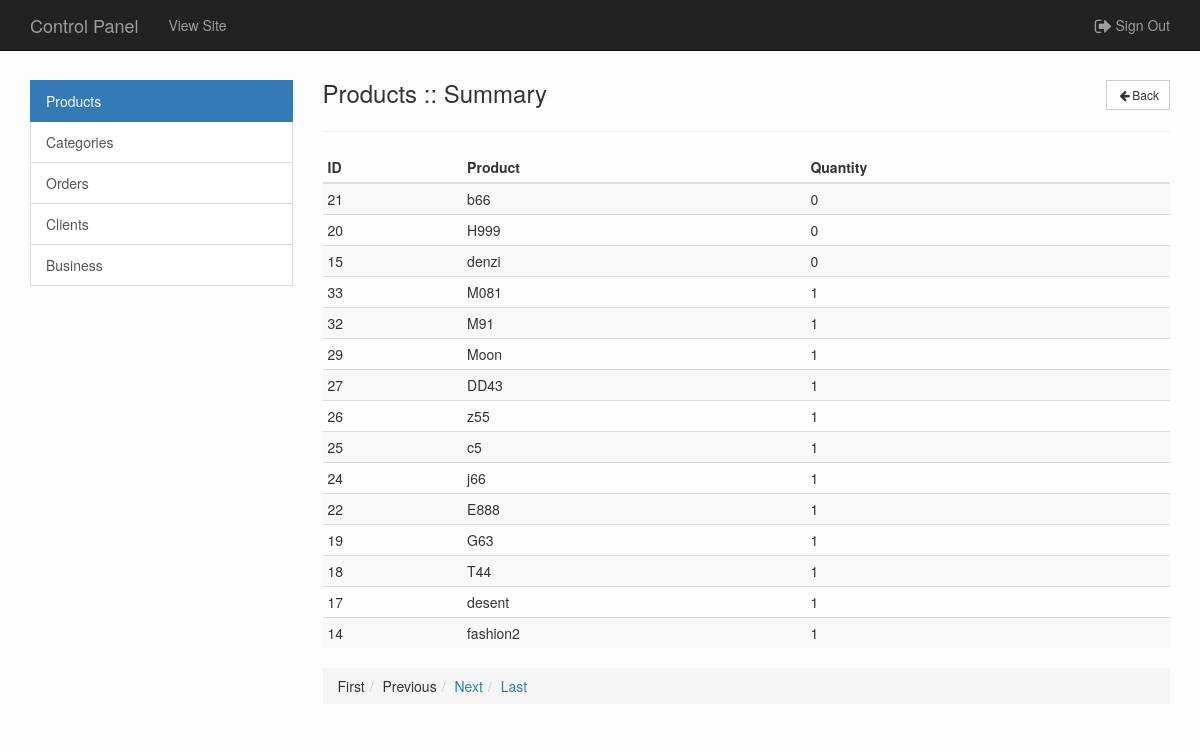
Screenshot of /admin/?page=products&action=report (signed in) with the database file from the repository.
### tables this page shows
CREATE TABLE `products` (
  `id` int NOT NULL AUTO_INCREMENT,
  `name` varchar(255) NOT NULL,
  `description` text NOT NULL,
  `price` decimal(8,2) NOT NULL,
  `date` timestamp NOT NULL DEFAULT CURRENT_TIMESTAMP,
  `category` int NOT NULL,
  `image` varchar(100) DEFAULT NULL,
  `qty` int NOT NULL,
  PRIMARY KEY (`id`),
  KEY `category` (`category`),
  CONSTRAINT `products_ibfk_1` FOREIGN KEY (`category`) REFERENCES `categories` (`id`) ON DELETE CASCADE ON UPDATE CASCADE
);

### classes/Core.php (called while the page is built, shortened)
<?php
class Core
{
    public function run(){
        require_once(Url::getPage());
    }
}

### admin/index.php (called while the page is built)
<?php
require_once('../inc/autoload.php');
$coreObj = new Core();
$coreObj->run();

### inc/autoload.php (called while the page is built, shortened)
<?php
spl_autoload_register(
    function($class_name){
    $class = explode('_', $class_name);
    $path = implode('/', $class) . '.php';
});

### classes/Database.php (called while the page is built, shortened)
<?php
class Database
{
    private $_host = 'localhost';
    private $_user = 'root';
    private $_password = 'admin123';
    private $_db_name = 'pinna';
    private $_conn = false;
    public function connect()
    {
        $this->_conn = new mysqli($this->_host, $this->_user, $this->_password, $this->_db_name);
        if ($this->_conn->connect_errno) {
            die('Database Connection Failed: ' . $this->_conn->connect_error);
        } else {
            $this->_conn->set_charset('utf8');
        }
    }
    public function fetchAll($sql)
    {
        $result = $this->_conn->query($sql);
        if ($result->num_rows) {
            return $result->fetch_all(MYSQLI_ASSOC);
        }
        return null;
    }
}

### classes/Application.php (called while the page is built, shortened)
<?php
class Application
{
    public function __construct()
    {
        $this->db = new Database();
    }
}

### classes/Catalog.php (called while the page is built, shortened)
<?php
class Catalog extends Application
{
    public function getStock()
    {
        $sql = "SELECT * FROM products ORDER BY qty, `date` DESC;";
        return $this->db->fetchAll($sql);
    }
}

### classes/Url.php (called while the page is built, shortened)
<?php
class Url
{
    public static $_params = array();
    public static function getParam($key){
        return (!empty($_GET[$key]))? $_GET[$key]: null;
    }
    public static function setParams(){
        if (!empty($_GET)){
            foreach ($_GET as $key => $value){
                if (!empty($value)){
                    self::$_params[$key] = $value;
                }
            }
        }
    }
    public static function getCurrentUrl($remove = null)
    {
        $out = array();
        if (!empty($remove)) {
            $remove = (is_array($remove))? $remove: array($remove);
        }
        foreach (self::$_params as $key => $value) {
            $out[] = $key.'='.$value;
        }
        return '?' . implode('&', $out);
    }
}

### admin/pages/products/report.php (the view)
<?php
$catalogObj = new Catalog();
$products = $catalogObj->getStock();
$pagingObj = new Paging($products, 15);
$rows = $pagingObj->getRecords();
require_once('templates/_header.php');
?>
<div class="col-md-9 col-sm-8 col-xs-12">
    <div class="row">
        <div class="col-sm-10 col-xs-10">
            <h3 class="media-heading">Products :: Summary</h3>
        </div>
        <div class="col-sm-2 col-xs-2">
            <div class="btn-group btn-group-sm pull-right">
                <?= Helper::getBackBtn(); ?>
            </div>
        </div>
    </div>
    <hr>
    <?php if (!empty($rows)) { ?>
        <div class="row">
            <div class="col-xs-12">
                <div class="table-responsive">
                    <table class="table table-striped table-condensed">
                        <thead>
                        <tr>
                            <th>ID</th>
                            <th>Product</th>
                            <th>Quantity</th>
                        </tr>
                        </thead>
                        <tbody>
                        <?php foreach ($rows as $product) { ?>
                            <tr>
                                <td><?= $product['id']; ?></td>
                                <td><?= htmlspecialchars($product['name']); ?></td>
                                <td><?= htmlspecialchars($product['qty']); ?></td>
                            </tr>
                        <?php } ?>
                        </tbody>
                    </table>
                </div>
            </div>
        </div>
        <?php echo $pagingObj->getPages();
    } else { ?>
        <p>Stock is Full.</p>
    <?php } ?>
</div>
<?php require_once('templates/_footer.php'); ?>

### css/admin-custom.css (style rules this page uses)
body { background: #fdfdfd; padding-top: 80px; }
.form-control, .btn, .btn-group, .input-group-addon, .breadcrumb, .list-group-item { border-radius: 0 !important; }

### rows the page displays
products: id "21", name "b66", qty "0"
products: id "20", name "H999", qty "0"
products: id "15", name "denzi", qty "0"
products: id "33", name "M081", qty "1"
products: id "32", name "M91", qty "1"
products: id "29", name "Moon", qty "1"
products: id "27", name "DD43", qty "1"
products: id "26", name "z55", qty "1"
products: id "25", name "c5", qty "1"
products: id "24", name "j66", qty "1"
products: id "22", name "E888", qty "1"
products: id "19", name "G63", qty "1"
products: id "18", name "T44", qty "1"
products: id "17", name "desent", qty "1"
products: id "14", name "fashion2", qty "1"
